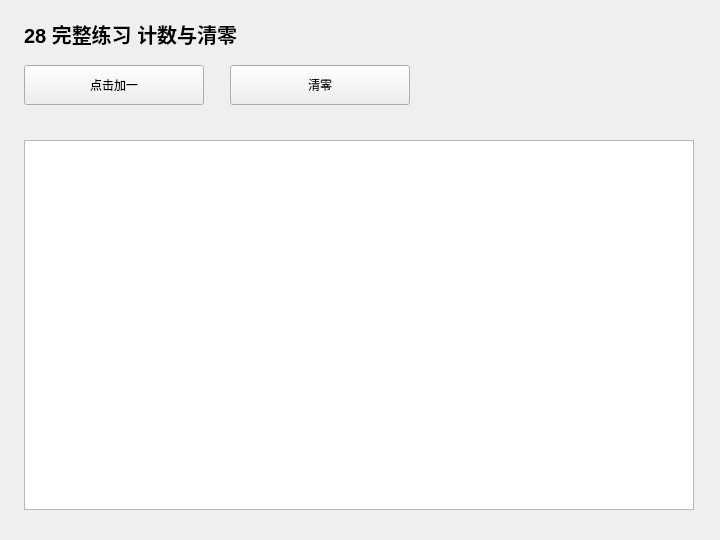
<?xml version="1.0" encoding="UTF-8"?>
<ui version="4.0">
 <class>Widget</class>
 <widget class="QWidget" name="Widget">
  <property name="geometry">
   <rect>
    <x>0</x>
    <y>0</y>
    <width>720</width>
    <height>540</height>
   </rect>
  </property>
  <property name="windowTitle">
   <string>28 完整练习 计数与清零</string>
  </property>
  <widget class="QLabel" name="headingLabel">
   <property name="geometry">
    <rect>
     <x>24</x>
     <y>18</y>
     <width>670</width>
     <height>32</height>
    </rect>
   </property>
   <property name="text">
    <string>28 完整练习 计数与清零</string>
   </property>
   <property name="font">
    <font>
     <pointsize>15</pointsize>
     <bold>true</bold>
    </font>
   </property>
  </widget>
  <widget class="QPlainTextEdit" name="outputEdit">
   <property name="geometry">
    <rect>
     <x>24</x>
     <y>140</y>
     <width>670</width>
     <height>370</height>
    </rect>
   </property>
   <property name="readOnly">
    <bool>true</bool>
   </property>
  </widget>
  <widget class="QPushButton" name="runButton">
   <property name="geometry">
    <rect>
     <x>24</x>
     <y>65</y>
     <width>180</width>
     <height>40</height>
    </rect>
   </property>
   <property name="text">
    <string>点击加一</string>
   </property>
  </widget>
  <widget class="QPushButton" name="resetButton">
   <property name="geometry">
    <rect>
     <x>230</x>
     <y>65</y>
     <width>180</width>
     <height>40</height>
    </rect>
   </property>
   <property name="text">
    <string>清零</string>
   </property>
  </widget>
 </widget>
 <resources />
 <connections />
</ui>
